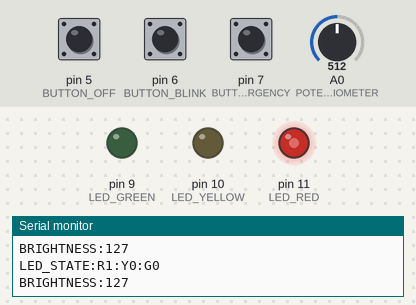
Recording of a program running on a simulated Arduino Uno, built with avr-gcc and run on an emulated ATmega328P. Parts: output pins drawn as LEDs (lit = HIGH), the last lines printed to the serial monitor. Dashed ring = blinking. The test bench sets the inputs (shaded band); at power-on: pin 6 (BUTTON_BLINK) HIGH, pin 5 (BUTTON_OFF) HIGH, A0 (POTENTIOMETER) = 512, pin 7 (BUTTON_EMERGENCY) HIGH.

Above: at 1.2 s.
1.3 s: pin 6 (BUTTON_BLINK) pulled LOW for 0.15 s
4.3 s: pin 5 (BUTTON_OFF) pulled LOW for 3.2 s
10.5 s: A0 (POTENTIOMETER) set to 716
At 12.6 s:
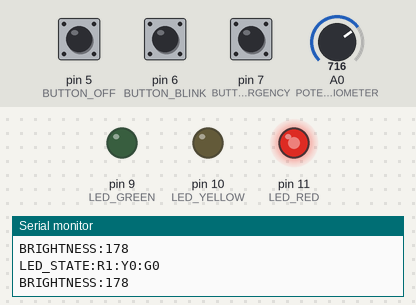
13.5 s: A0 (POTENTIOMETER) set to 900
At 14.5 s:
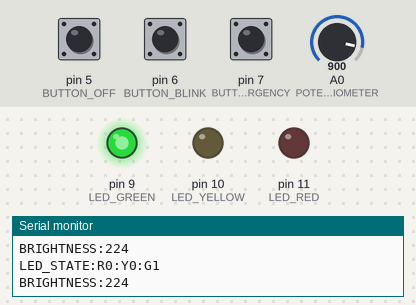
16.5 s: pin 6 (BUTTON_BLINK) pulled LOW for 1 s
At 18.62 s:
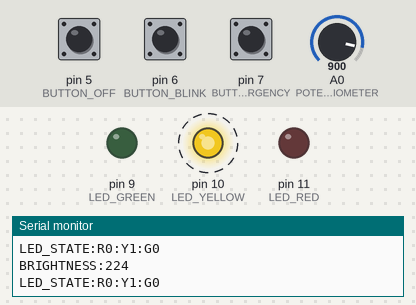
19.5 s: pin 7 (BUTTON_EMERGENCY) pulled LOW for 0.15 s
At 20.9 s:
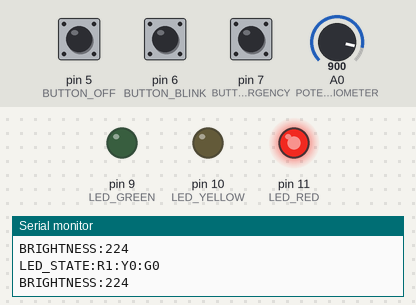
Timing chart, 0 to 22.1 s (numbered marks = the images above; inputs shaded):
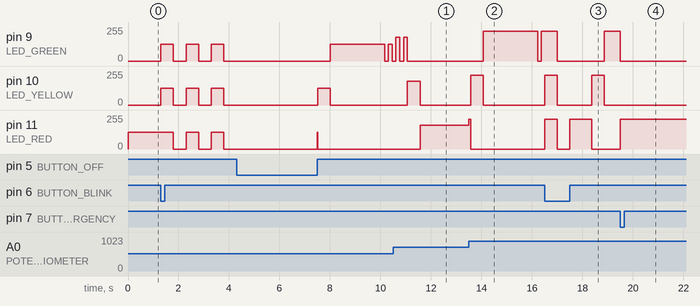

The program:

main.cpp
```cpp
#include <Arduino.h>                     // 아두이노 기본 라이브러리 포함
#include <TaskScheduler.h>              // Task 스케줄링을 위한 라이브러리 포함
#include <PinChangeInterrupt.h>         // 핀 체인지 인터럽트를 위한 라이브러리 포함

// LED 핀 정의
#define LED_RED       11                // 빨간 LED 핀
#define LED_YELLOW    10                // 노란 LED 핀
#define LED_GREEN     9                 // 초록 LED 핀

// 버튼 핀 정의
#define BUTTON_EMERGENCY  7             // emergency 모드 버튼
#define BUTTON_BLINK      6             // blink 모드 버튼
#define BUTTON_OFF        5             // off 모드 버튼

// 포텐셔미터 아날로그 핀
#define POTENTIOMETER A0                // 밝기 조절용 가변저항 핀

// LED 상태 정의 열거형
enum LEDState {
  OFF, RED, YELLOW, GREEN, TOGGLE
};
volatile LEDState currentLEDState = OFF;  // 현재 점등된 LED 상태

// 신호등 상태 정의 열거형
enum TrafficState {
  RED_BLINK, YELLOW1_BLINK, GREEN_BLINK, GREEN_FLICKER, YELLOW2_BLINK
};
volatile TrafficState trafficState = RED_BLINK;  // 현재 신호등 상태

// 신호 시간 설정값 (밀리초 단위)
int TIME_RED = 2000;                              // 빨간불 지속 시간
int TIME_YELLOW = 500;                            // 노란불 지속 시간
int TIME_GREEN = 2000;                            // 초록불 지속 시간
const unsigned int TIME_FLICKER = 1000 / 7;       // 초록불 깜빡이는 시간 간격 (7Hz)
const unsigned int TIME_BLINK = 500;              // 깜빡 모드 LED 토글 시간 간격

// 모드 플래그 변수들
volatile bool emergencyMode = false;              // emergency 모드 상태
volatile bool blinkMode = false;                  // blink 모드 상태
volatile bool offMode = false;                    // iff 모드 상태
volatile unsigned long lastInterruptTime = 0;     // 버튼 인터럽트 디바운싱 처리용 변수

// 함수 프로토타입 선언
void updateTrafficLights();
void blinkLEDs();
void onEmergencyButtonPress();
void onBlinkButtonPress();
void onOffButtonPress();
void applyModeFromSerial(const String& modeStr);

// TaskScheduler를 이용한 작업 관리
Scheduler taskManager;                            // 작업 스케줄러 객체 생성
Task taskTrafficUpdate(10, TASK_FOREVER, updateTrafficLights); // 신호등 상태 업데이트 작업
Task blinkTask(TIME_BLINK, TASK_FOREVER, blinkLEDs);           // LED 깜빡임 작업

// LED에 밝기를 적용하여 점등하는 함수
void setLED(int red, int yellow, int green) {
  analogWrite(LED_RED, red);                      // 빨간 LED 밝기 설정
  analogWrite(LED_YELLOW, yellow);                // 노란 LED 밝기 설정
  analogWrite(LED_GREEN, green);                  // 초록 LED 밝기 설정
}

// 깜빡 모드 동작 함수 (모든 LED가 주기적으로 깜빡임)
void blinkLEDs() {
  int potVal = analogRead(POTENTIOMETER);         // 가변저항 값을 읽어옴
  int brightness = map(potVal, 0, 1023, 0, 255);   // 아날로그 값을 PWM 밝기로 변환
  static bool toggleState = false;                // blink 상태 토글 플래그
  toggleState = !toggleState;                     // 상태 반전

  if (blinkMode) {
    setLED(toggleState ? brightness : 0, toggleState ? brightness : 0, toggleState ? brightness : 0);
    Serial.print("LED_STATE:");
    Serial.print("R"); Serial.print(toggleState ? "1" : "0");
    Serial.print(":Y"); Serial.print(toggleState ? "1" : "0");
    Serial.print(":G"); Serial.println(toggleState ? "1" : "0");
    Serial.print("BRIGHTNESS:"); Serial.println(brightness);
  }
}

// 시리얼로 전달된 명령어 처리 함수
void processSerialData(String data) {
  if (data.startsWith("TRAFFIC_LIGHT:")) {
    int firstColon = data.indexOf(':');
    int secondColon = data.indexOf(':', firstColon + 1);
    int thirdColon = data.indexOf(':', secondColon + 1);
    if (firstColon != -1 && secondColon != -1 && thirdColon != -1) {
      TIME_RED = data.substring(firstColon + 1, secondColon).toInt();
      TIME_YELLOW = data.substring(secondColon + 1, thirdColon).toInt();
      TIME_GREEN = data.substring(thirdColon + 1).toInt();
    }
  } else if (data.startsWith("MODE:")) {
    String modeStr = data.substring(5);
    applyModeFromSerial(modeStr);
  }
}

// 시리얼로 전달된 MODE 값을 처리하여 동작 적용


// 신호등 상태에 따른 LED 제어 로직
void updateTrafficLights() {
  if (emergencyMode || blinkMode || offMode) return;

  unsigned long now = millis();
  static unsigned long stateStartTime = millis();
  static int flickerCount = 0;

  switch (trafficState) {
    case RED_BLINK:
      currentLEDState = RED;
      if (now - stateStartTime >= TIME_RED) {
        stateStartTime = now;
        trafficState = YELLOW1_BLINK;
      }
      break;

    case YELLOW1_BLINK:
      currentLEDState = YELLOW;
      if (now - stateStartTime >= TIME_YELLOW) {
        stateStartTime = now;
        trafficState = GREEN_BLINK;
      }
      break;

    case GREEN_BLINK:
      currentLEDState = GREEN;
      if (now - stateStartTime >= TIME_GREEN) {
        stateStartTime = now;
        trafficState = GREEN_FLICKER;
        flickerCount = 0;
      }
      break;

    case GREEN_FLICKER:
      currentLEDState = (flickerCount % 2 == 0) ? GREEN : OFF;
      if (now - stateStartTime >= TIME_FLICKER) {
        stateStartTime = now;
        flickerCount++;
        if (flickerCount >= 7) {
          trafficState = YELLOW2_BLINK;
        }
      }
      break;

    case YELLOW2_BLINK:
      currentLEDState = YELLOW;
      if (now - stateStartTime >= TIME_YELLOW) {
        stateStartTime = now;
        trafficState = RED_BLINK;
      }
      break;
  }
}

void handleButtonPress(int buttonPin, volatile bool *modeFlag, LEDState ledState) {
  unsigned long now = millis();
  if (now - lastInterruptTime < 200) return;

  if (digitalRead(buttonPin) == LOW || true) { // true 추가로 시리얼 명령도 적용되게
    *modeFlag = !(*modeFlag);

    if (*modeFlag) {
      emergencyMode = (buttonPin == BUTTON_EMERGENCY);
      blinkMode = (buttonPin == BUTTON_BLINK);
      offMode = (buttonPin == BUTTON_OFF);

      if (emergencyMode) {
        Serial.println("MODE: emergency");
        currentLEDState = RED;
        blinkTask.disable();
      } else if (blinkMode) {
        Serial.println("MODE: blink");
        blinkTask.enable();
      } else if (offMode) {
        Serial.println("MODE: OFF");
        currentLEDState = OFF;
        blinkTask.disable();
      }
    } else {
      Serial.println("MODE: normal");
      emergencyMode = blinkMode = offMode = false;
      blinkTask.disable();
      trafficState = RED_BLINK;
    }
  }

  lastInterruptTime = now;
}
void applyModeFromSerial(const String& modeStr) { // p5.js에서 특수모드에 대한 값 받아서 적용
  if (modeStr == "emergency") {
    handleButtonPress(BUTTON_EMERGENCY, &emergencyMode, RED);
  } else if (modeStr == "blink") {
    handleButtonPress(BUTTON_BLINK, &blinkMode, TOGGLE);
  } else if (modeStr == "OFF") {
    handleButtonPress(BUTTON_OFF, &offMode, OFF);
  } else if (modeStr == "normal") {
    emergencyMode = blinkMode = offMode = false;
    blinkTask.disable();
    trafficState = RED_BLINK;
    Serial.println("MODE: normal");
  }
}
void onEmergencyButtonPress() { handleButtonPress(BUTTON_EMERGENCY, &emergencyMode, RED); }
void onBlinkButtonPress() { handleButtonPress(BUTTON_BLINK, &blinkMode, TOGGLE); }
void onOffButtonPress() { handleButtonPress(BUTTON_OFF, &offMode, OFF); }

void setup() {
  Serial.begin(9600);

  pinMode(LED_RED, OUTPUT);
  pinMode(LED_YELLOW, OUTPUT);
  pinMode(LED_GREEN, OUTPUT);

  pinMode(BUTTON_EMERGENCY, INPUT_PULLUP);
  pinMode(BUTTON_BLINK, INPUT_PULLUP);
  pinMode(BUTTON_OFF, INPUT_PULLUP);

  attachPCINT(digitalPinToPCINT(BUTTON_EMERGENCY), onEmergencyButtonPress, CHANGE);
  attachPCINT(digitalPinToPCINT(BUTTON_BLINK), onBlinkButtonPress, CHANGE);
  attachPCINT(digitalPinToPCINT(BUTTON_OFF), onOffButtonPress, CHANGE);

  taskManager.init();
  taskManager.addTask(taskTrafficUpdate);
  taskManager.addTask(blinkTask);
  taskTrafficUpdate.enable();
}

unsigned long lastSerialTime = 0;
const unsigned long serialInterval = 100;

void loop() {
  int potVal = analogRead(POTENTIOMETER);
  int brightness = map(potVal, 0, 1023, 0, 255);

  if (Serial.available()) {
    String receivedData = Serial.readStringUntil('\n');
    processSerialData(receivedData);
  }

  if (!blinkMode) {
    analogWrite(LED_RED, (currentLEDState == RED) ? brightness : 0);
    analogWrite(LED_YELLOW, (currentLEDState == YELLOW) ? brightness : 0);
    analogWrite(LED_GREEN, (currentLEDState == GREEN) ? brightness : 0);

    if (millis() - lastSerialTime >= serialInterval) {
      lastSerialTime = millis();
      Serial.print("LED_STATE:");
      Serial.print("R"); Serial.print((currentLEDState == RED) ? "1" : "0");
      Serial.print(":Y"); Serial.print((currentLEDState == YELLOW) ? "1" : "0");
      Serial.print(":G"); Serial.println((currentLEDState == GREEN) ? "1" : "0");
      Serial.print("BRIGHTNESS:"); Serial.println(brightness);
    }
  }

  taskManager.execute();
}
```

Measured:
- after the input at 10.5 s, pin 11 (LED_RED): 0/255 → 178/255 after 1.1 s
- after the input at 13.5 s, pin 11 (LED_RED): 178/255 → 224/255 at once, → 0/255 0.07 s later
- after the input at 16.5 s, pin 11 (LED_RED): 0/255 → 224/255 after 0.00 s instead of 1.1 s
- after the input at 19.5 s, pin 10 (LED_YELLOW): stays 0/255 (without the input it goes to 224/255 after 2.4 s); pin 11 (LED_RED): 0/255 → 224/255 at once
